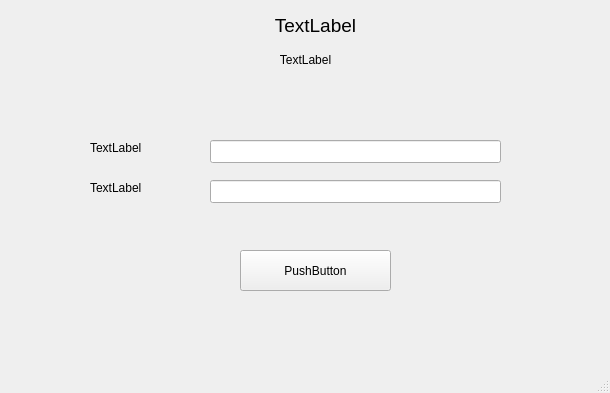
<?xml version="1.0" encoding="UTF-8"?>
<ui version="4.0">
 <class>MainWindow</class>
 <widget class="QMainWindow" name="MainWindow">
  <property name="geometry">
   <rect>
    <x>0</x>
    <y>0</y>
    <width>610</width>
    <height>393</height>
   </rect>
  </property>
  <property name="windowTitle">
   <string>MainWindow</string>
  </property>
  <widget class="QWidget" name="centralwidget">
   <widget class="QLabel" name="label">
    <property name="geometry">
     <rect>
      <x>40</x>
      <y>10</y>
      <width>551</width>
      <height>31</height>
     </rect>
    </property>
    <property name="font">
     <font>
      <pointsize>14</pointsize>
     </font>
    </property>
    <property name="layoutDirection">
     <enum>Qt::LeftToRight</enum>
    </property>
    <property name="text">
     <string>TextLabel</string>
    </property>
    <property name="alignment">
     <set>Qt::AlignCenter</set>
    </property>
   </widget>
   <widget class="QLabel" name="label_2">
    <property name="geometry">
     <rect>
      <x>90</x>
      <y>50</y>
      <width>431</width>
      <height>20</height>
     </rect>
    </property>
    <property name="text">
     <string>TextLabel</string>
    </property>
    <property name="alignment">
     <set>Qt::AlignCenter</set>
    </property>
   </widget>
   <widget class="QLabel" name="label_3">
    <property name="geometry">
     <rect>
      <x>90</x>
      <y>140</y>
      <width>111</width>
      <height>16</height>
     </rect>
    </property>
    <property name="text">
     <string>TextLabel</string>
    </property>
   </widget>
   <widget class="QLabel" name="label_4">
    <property name="geometry">
     <rect>
      <x>90</x>
      <y>180</y>
      <width>111</width>
      <height>16</height>
     </rect>
    </property>
    <property name="text">
     <string>TextLabel</string>
    </property>
   </widget>
   <widget class="QLineEdit" name="lineEdit">
    <property name="geometry">
     <rect>
      <x>210</x>
      <y>140</y>
      <width>291</width>
      <height>23</height>
     </rect>
    </property>
   </widget>
   <widget class="QLineEdit" name="lineEdit_2">
    <property name="geometry">
     <rect>
      <x>210</x>
      <y>180</y>
      <width>291</width>
      <height>23</height>
     </rect>
    </property>
   </widget>
   <widget class="QPushButton" name="pushButton">
    <property name="geometry">
     <rect>
      <x>240</x>
      <y>250</y>
      <width>151</width>
      <height>41</height>
     </rect>
    </property>
    <property name="text">
     <string>PushButton</string>
    </property>
   </widget>
  </widget>
  <widget class="QMenuBar" name="menubar">
   <property name="geometry">
    <rect>
     <x>0</x>
     <y>0</y>
     <width>610</width>
     <height>20</height>
    </rect>
   </property>
  </widget>
  <widget class="QStatusBar" name="statusbar"/>
 </widget>
 <resources/>
 <connections/>
</ui>
